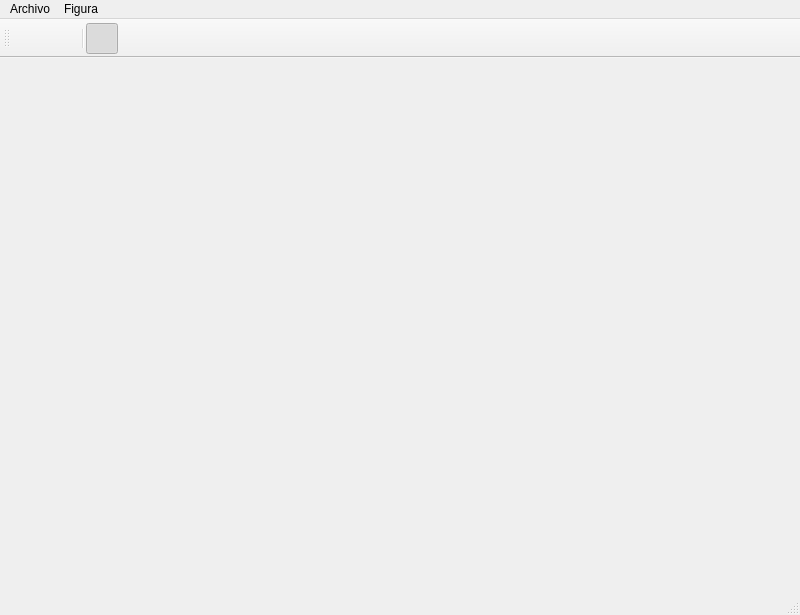
<?xml version="1.0" encoding="UTF-8"?>
<ui version="4.0">
 <class>Principal</class>
 <widget class="QMainWindow" name="Principal">
  <property name="geometry">
   <rect>
    <x>0</x>
    <y>0</y>
    <width>800</width>
    <height>615</height>
   </rect>
  </property>
  <property name="minimumSize">
   <size>
    <width>0</width>
    <height>50</height>
   </size>
  </property>
  <property name="cursor">
   <cursorShape>CrossCursor</cursorShape>
  </property>
  <property name="windowTitle">
   <string>Principal</string>
  </property>
  <property name="windowIcon">
   <iconset resource="Recursos.qrc">
    <normaloff>:/Recursos/cepillo.png</normaloff>:/Recursos/cepillo.png</iconset>
  </property>
  <widget class="QWidget" name="centralwidget"/>
  <widget class="QMenuBar" name="menubar">
   <property name="geometry">
    <rect>
     <x>0</x>
     <y>0</y>
     <width>800</width>
     <height>22</height>
    </rect>
   </property>
   <widget class="QMenu" name="menuArchivo">
    <property name="tearOffEnabled">
     <bool>false</bool>
    </property>
    <property name="title">
     <string>Archivo</string>
    </property>
    <property name="toolTipsVisible">
     <bool>false</bool>
    </property>
    <addaction name="separator"/>
    <addaction name="actionNuevo"/>
    <addaction name="actionAbrir"/>
    <addaction name="actionGuardar"/>
    <addaction name="actionLimpiar"/>
   </widget>
   <widget class="QMenu" name="menuFigura">
    <property name="title">
     <string>Figura</string>
    </property>
    <addaction name="actionLinea"/>
    <addaction name="actionRectangulo"/>
    <addaction name="actionCircunferencia"/>
    <addaction name="actionLIbre"/>
    <addaction name="actionColor_2"/>
    <addaction name="actionGrosor"/>
   </widget>
   <addaction name="menuArchivo"/>
   <addaction name="menuFigura"/>
  </widget>
  <widget class="QStatusBar" name="statusbar"/>
  <widget class="QToolBar" name="toolBar">
   <property name="minimumSize">
    <size>
     <width>0</width>
     <height>0</height>
    </size>
   </property>
   <property name="windowTitle">
    <string>toolBar</string>
   </property>
   <property name="toolButtonStyle">
    <enum>Qt::ToolButtonTextUnderIcon</enum>
   </property>
   <attribute name="toolBarArea">
    <enum>TopToolBarArea</enum>
   </attribute>
   <attribute name="toolBarBreak">
    <bool>false</bool>
   </attribute>
   <addaction name="actionColor"/>
   <addaction name="actionAncho"/>
   <addaction name="separator"/>
   <addaction name="actionLibre"/>
   <addaction name="actionLineas"/>
   <addaction name="actionRect_nculos"/>
   <addaction name="actionCircunferencias"/>
  </widget>
  <action name="actionNuevo">
   <property name="icon">
    <iconset>
     <normaloff>:/Recursos/archivo-nuevo.png</normaloff>:/Recursos/archivo-nuevo.png</iconset>
   </property>
   <property name="text">
    <string>Nuevo</string>
   </property>
   <property name="shortcut">
    <string>Ctrl+N</string>
   </property>
  </action>
  <action name="actionGuardar">
   <property name="icon">
    <iconset>
     <normaloff>:/Recursos/guardar-el-archivo.png</normaloff>:/Recursos/guardar-el-archivo.png</iconset>
   </property>
   <property name="text">
    <string>Guardar</string>
   </property>
   <property name="shortcut">
    <string>Ctrl+S</string>
   </property>
  </action>
  <action name="actionColor">
   <property name="icon">
    <iconset resource="Recursos.qrc">
     <normaloff>:/Recursos/rueda-de-color.png</normaloff>:/Recursos/rueda-de-color.png</iconset>
   </property>
   <property name="text">
    <string/>
   </property>
   <property name="shortcut">
    <string>Ctrl+Shift+C</string>
   </property>
  </action>
  <action name="actionAncho">
   <property name="icon">
    <iconset resource="Recursos.qrc">
     <normaloff>:/Recursos/ancho.png</normaloff>:/Recursos/ancho.png</iconset>
   </property>
   <property name="text">
    <string/>
   </property>
   <property name="shortcut">
    <string>Ctrl+Shift+A</string>
   </property>
  </action>
  <action name="actionLineas">
   <property name="checkable">
    <bool>true</bool>
   </property>
   <property name="checked">
    <bool>false</bool>
   </property>
   <property name="icon">
    <iconset resource="Recursos.qrc">
     <normaloff>:/Recursos/linea-diagonal.png</normaloff>:/Recursos/linea-diagonal.png</iconset>
   </property>
   <property name="text">
    <string/>
   </property>
  </action>
  <action name="actionLibre">
   <property name="checkable">
    <bool>true</bool>
   </property>
   <property name="checked">
    <bool>true</bool>
   </property>
   <property name="enabled">
    <bool>true</bool>
   </property>
   <property name="icon">
    <iconset resource="Recursos.qrc">
     <normaloff>:/Recursos/pincel.png</normaloff>:/Recursos/pincel.png</iconset>
   </property>
   <property name="text">
    <string/>
   </property>
   <property name="shortcutContext">
    <enum>Qt::WindowShortcut</enum>
   </property>
   <property name="priority">
    <enum>QAction::NormalPriority</enum>
   </property>
  </action>
  <action name="actionRect_nculos">
   <property name="checkable">
    <bool>true</bool>
   </property>
   <property name="enabled">
    <bool>true</bool>
   </property>
   <property name="icon">
    <iconset resource="Recursos.qrc">
     <normaloff>:/Recursos/rectangulo.png</normaloff>:/Recursos/rectangulo.png</iconset>
   </property>
   <property name="text">
    <string/>
   </property>
   <property name="statusTip">
    <string/>
   </property>
   <property name="autoRepeat">
    <bool>true</bool>
   </property>
  </action>
  <action name="actionCircunferencias">
   <property name="checkable">
    <bool>true</bool>
   </property>
   <property name="icon">
    <iconset resource="Recursos.qrc">
     <normaloff>:/Recursos/lavado-en-seco.png</normaloff>:/Recursos/lavado-en-seco.png</iconset>
   </property>
   <property name="text">
    <string/>
   </property>
  </action>
  <action name="actionAbrir">
   <property name="icon">
    <iconset>
     <normaloff>:/Recursos/abrir-carpeta-con-documento.png</normaloff>:/Recursos/abrir-carpeta-con-documento.png</iconset>
   </property>
   <property name="text">
    <string>Abrir</string>
   </property>
   <property name="shortcut">
    <string>Ctrl+O</string>
   </property>
  </action>
  <action name="actionLimpiar">
   <property name="icon">
    <iconset>
     <normaloff>:/Recursos/Limpiar.png</normaloff>:/Recursos/Limpiar.png</iconset>
   </property>
   <property name="text">
    <string>Limpiar</string>
   </property>
  </action>
  <action name="actionLinea">
   <property name="text">
    <string>Linea</string>
   </property>
  </action>
  <action name="actionRectangulo">
   <property name="text">
    <string>Rectangulo</string>
   </property>
  </action>
  <action name="actionCircunferencia">
   <property name="text">
    <string>Circunferencia</string>
   </property>
  </action>
  <action name="actionLIbre">
   <property name="text">
    <string>LIbre</string>
   </property>
  </action>
  <action name="actionColor_2">
   <property name="text">
    <string>Color</string>
   </property>
  </action>
  <action name="actionGrosor">
   <property name="text">
    <string>Grosor</string>
   </property>
  </action>
 </widget>
 <resources>
  <include location="Recursos.qrc"/>
 </resources>
 <connections/>
</ui>
